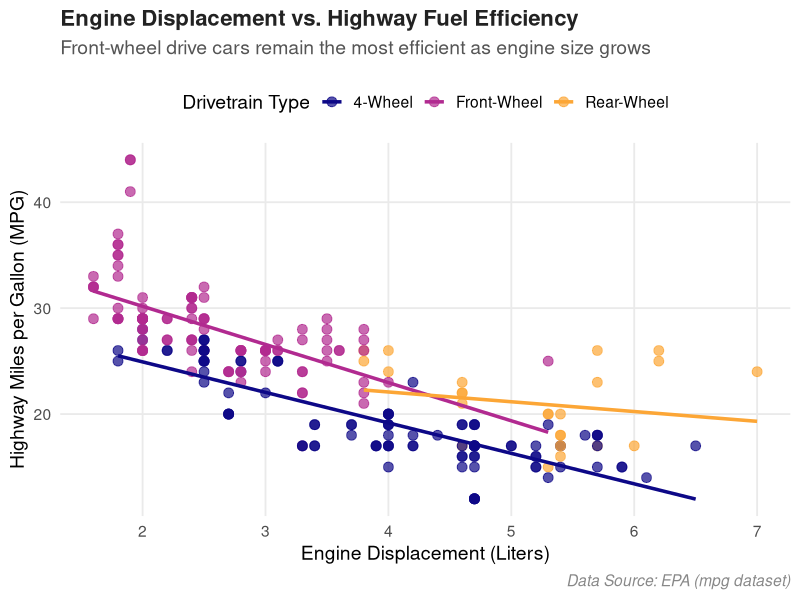

Source code (R):
## ---- chunk 1
suppressPackageStartupMessages(library(tidyverse))
## ---- chunk 2
library(tidyverse)

# 1. Create the base plot with mpg dataset
ggplot(data = mpg, aes(x = displ, y = hwy, color = drv)) +
  
  # 2. Add points with some transparency (alpha) to handle overlapping data
  geom_point(size = 3, alpha = 0.7) +
  
  # 3. Add a smooth trend line for each drivetrain category without the standard error ribbon
  geom_smooth(method = "lm", se = FALSE, size = 1.2, formula = y ~ x) +
  
  # 4. Apply a beautiful, modern color palette (Viridis)
  scale_color_viridis_d(option = "plasma", end = 0.8, 
                        labels = c("4" = "4-Wheel", "f" = "Front-Wheel", "r" = "Rear-Wheel")) +
  
  # 5. Use a clean, minimalist background theme
  theme_minimal(base_size = 14) +
  
  # 6. Customize labels and titles
  labs(
    title = "Engine Displacement vs. Highway Fuel Efficiency",
    subtitle = "Front-wheel drive cars remain the most efficient as engine size grows",
    x = "Engine Displacement (Liters)",
    y = "Highway Miles per Gallon (MPG)",
    color = "Drivetrain Type",
    caption = "Data Source: EPA (mpg dataset)"
  ) +
  
  # 7. Fine-tune the theme for maximum visual appeal
  theme(
    plot.title = element_text(face = "bold", size = 16, color = "#222222"),
    plot.subtitle = element_text(color = "#555555", margin = margin(b = 15)),
    plot.caption = element_text(color = "#888888", face = "italic"),
    legend.position = "top",
    panel.grid.minor = element_blank(), # Remove distracting minor grid lines
    panel.grid.major = element_line(color = "#eaeaea")
  )
